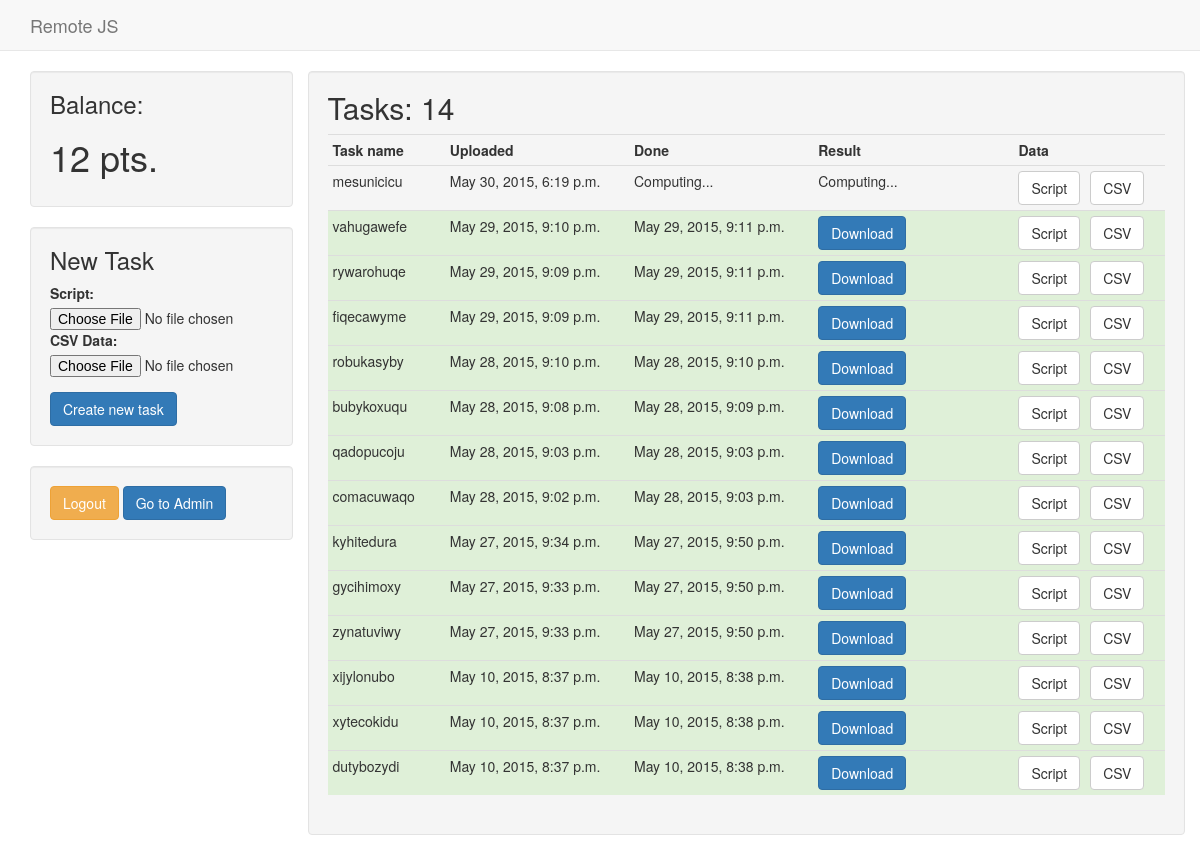
The app's page / (signed in) with its own data.
### website/models.py (models this page shows, shortened)
class Task(models.Model):
    customer = models.ForeignKey(User, null=True)
    task_name = models.CharField(unique=True, max_length=100)
    script = models.FileField(storage=scripts_storage)
    csv_data = models.FileField(storage=csv_storage)
    result = models.FileField(storage=result_storage)
    computed = models.BooleanField(default=False)
    create_date = models.DateTimeField(default=utc_now)
    is_benchmark = models.BooleanField(default=False)
    points = models.IntegerField(default=0)
    BENCHMARK_TASK_SCRIPT_PATH = "benchmark.js"
    BENCHMARK_TASK_DATA_PATH = "numbers.csv"
    @property
    def assignment(self):
        return TaskAssignment.objects.filter(task=self.id).first()
    @staticmethod
    def get_customer_tasks(user):
        return Task.objects.filter(customer=user).order_by('-create_date')
    @staticmethod
    def get_user_balance(user):
        return Task.objects.filter(customer=user).aggregate(models.Sum('points'))['points__sum']

class TaskAssignment(models.Model):
    task = models.ForeignKey(Task)
    worker = models.ForeignKey(Worker)
    assignment_date = models.DateTimeField(default=utc_now)
    last_update = models.DateTimeField(default=utc_now)

### website/views.py (the view, shortened to what this page needs)
# urls.py: url(r'^$', views.HomeView.as_view(), name='home'),
class HomeView(TemplateView):
    template_name = 'home.html'
    def get_context_data(self, **kwargs):
        context = super(HomeView, self).get_context_data(**kwargs)
        context.update({
            'form': forms.NewTask(),
            'log_in_form': forms.SignInForm(),
            'register_form': forms.RegisterForm()
        })
        if self.request.user.is_authenticated():
            context['tasks'] = models.Task.get_customer_tasks(self.request.user)
            context['balance'] = models.Task.get_user_balance(self.request.user)
        return context

### website/forms.py
class NewTask(forms.Form):
    script = forms.FileField(required=True, label='Script')
    csv_data = forms.FileField(required=True, label='CSV Data')

class SignInForm(forms.Form):
    username = forms.CharField(max_length=30, required=True, label='Name',
                               widget=forms.TextInput(attrs={'class': 'form-control'}))
    password = forms.CharField(required=True, label='Password',
                               widget=forms.PasswordInput(attrs={'class': 'form-control'}))

### website/templates/home.html
{% extends 'base.html' %}
{% block main %}
    {% if user.is_authenticated %}
        {% include '_customer_dashboard.html' %}
    {% else %}
        {% include '_welcome_screen.html' %}
    {% endif %}
{% endblock %}

### website/templates/base.html (shortened to what this page needs)
<!DOCTYPE html>
<html>
<head lang="en">
    <link rel="stylesheet" href="//maxcdn.bootstrapcdn.com/bootstrap/3.3.4/css/bootstrap.min.css">
</head>
<body>
    <nav class="navbar navbar-default navbar-static-top">
      <div class="container">
        <div class="navbar-header">
          <a class="navbar-brand" href="#">
              Remote JS
          </a>
        </div>
      </div>
    </nav>
    <div class="container">
    {% block main %}{% endblock %}
    </div>
</body>
</html>

### website/templates/_customer_dashboard.html (shortened to what this page needs)
<div class="row">
    <div class="col-md-3">
        <div class="well">
            <h3 style="margin-top: 0">Balance:</h3>
            <h1>{{ balance }} pts.</h1>
        </div>
        <div class="well">
            <h3 style="margin-top: 0">New Task</h3>
            <form action="{% url 'home' %}" method="post" enctype="multipart/form-data">
                <div class="form-group">{{ form }}</div>
                <button type="submit" class="btn btn-primary">Create new task</button>
            </form>
        </div>
        <div class="well">
            <form method="post" action="{% url 'logout' %}">
                  <input type="submit" class="btn btn-warning" value="Logout">
              {% if user.is_superuser %}
                  <a href="/admin" class="btn btn-primary">Go to Admin</a>
              {% endif %}
            </form>
        </div>
    </div>
    <div class="col-md-9 well" style="min-height: 600px;">
        <h2 style="margin-top: 0">Tasks: {{ tasks.count }}</h2>
        <table class="table table-condensed">
              <tr>
                  <th style="width: 14%;">Task name</th>
                  <th style="width: 22%;">Uploaded</th>
                  <th style="width: 22%;">Done</th>
                  <th>Result</th>
                  <th>Data</th>
              </tr>
              {% for task in tasks %}
                  <tr {% if task.computed %}class="success"{% endif %}>
                    <td>{{ task.task_name }}</td>
                    <td>{{ task.create_date }}</td>
                    <td>{% if task.computed %}{{ task.assignment.last_update }}{% else %}Computing...{% endif %}</td>
                    <td>{% if task.computed %}
                        <form method="get" action="{% url 'customer-get-result' %}">
                            <input type="submit" class="btn btn-primary btn-small" value="Download">
                        </form>
                        {% else %}Computing...{% endif %}
                    </td>
                    <td>
                        <form method="get" action="{% url 'customer-get-script' %}">
                            <input type="submit" class="btn btn-default btn-small" value="Script" style="float: left;">
                        </form>
                        <form method="get" action="{% url 'customer-get-data' %}">
                            <input type="submit" class="btn btn-default btn-small" value="CSV" style="float: left; margin-left: 10px;">
                        </form>
                    </td>
                  </tr>
              {% empty %}
                  <tr><td colspan="5">No tasks has been submitted yet.</td></tr>
              {% endfor %}
          </table>
    </div>
</div>

### records on screen
Task: task_name "mesunicicu", create_date "May 30, 2015, 6:19 p.m.", computed "Computing..."
Task: task_name "vahugawefe", create_date "May 29, 2015, 9:10 p.m.", assignment.last_update "May 29, 2015, 9:11 p.m."
Task: task_name "rywarohuqe", create_date "May 29, 2015, 9:09 p.m.", assignment.last_update "May 29, 2015, 9:11 p.m."
Task: task_name "fiqecawyme", create_date "May 29, 2015, 9:09 p.m.", assignment.last_update "May 29, 2015, 9:11 p.m."
Task: task_name "robukasyby", create_date "May 28, 2015, 9:10 p.m.", assignment.last_update "May 28, 2015, 9:10 p.m."
Task: task_name "bubykoxuqu", create_date "May 28, 2015, 9:08 p.m.", assignment.last_update "May 28, 2015, 9:09 p.m."
Task: task_name "qadopucoju", create_date "May 28, 2015, 9:03 p.m.", assignment.last_update "May 28, 2015, 9:03 p.m."
Task: task_name "comacuwaqo", create_date "May 28, 2015, 9:02 p.m.", assignment.last_update "May 28, 2015, 9:03 p.m."
Task: task_name "kyhitedura", create_date "May 27, 2015, 9:34 p.m.", assignment.last_update "May 27, 2015, 9:50 p.m."
Task: task_name "gycihimoxy", create_date "May 27, 2015, 9:33 p.m.", assignment.last_update "May 27, 2015, 9:50 p.m."
Task: task_name "zynatuviwy", create_date "May 27, 2015, 9:33 p.m.", assignment.last_update "May 27, 2015, 9:50 p.m."
Task: task_name "xijylonubo", create_date "May 10, 2015, 8:37 p.m.", assignment.last_update "May 10, 2015, 8:38 p.m."
Task: task_name "xytecokidu", create_date "May 10, 2015, 8:37 p.m.", assignment.last_update "May 10, 2015, 8:38 p.m."
Task: task_name "dutybozydi", create_date "May 10, 2015, 8:37 p.m.", assignment.last_update "May 10, 2015, 8:38 p.m."

### other values on screen
{{ balance }} "12"
{{ tasks.count }} "14"
